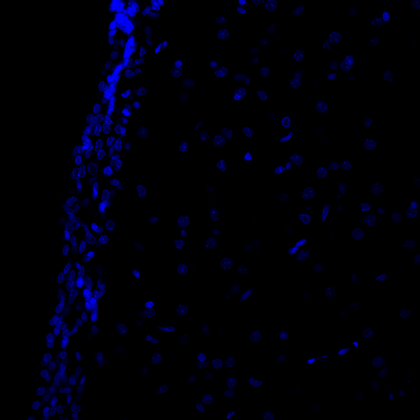
%> input picture cell_images/Taiep2_6m_PLV_BrdU488_GFAP555_SOX2647_25X (1)(b).tif, 420 x 420 px, shrunk from 1024 x 1024 before the run
$ octave Celulas_Taiep.m   (GNU Octave 9; MATLAB toolbox functions it lacks are replaced by stand-ins)
%> lines starting %> are read from the running program, lines starting %| are printed output that depends on the picture; in (x1, y1, x2, y2) boxes, pixels count from 0 and x2, y2 are one past the last pixel; in counts of white or black regions, pixels touching at a corner belong together; the program's own positions count from 1
### scripts/Calcular_Propiedades.m
function [L,n,stats,Tabla] = Calcular_Propiedades(Im_C_Seg)
% Esta funcion se usa para calcular las propiedades de las celulas
% de una imagen usando regionprops

[L, n] = bwlabel(Im_C_Seg, 8);
stats = regionprops('table', L, 'Area', 'MajorAxisLength', 'MinorAxisLength', 'Orientation', 'Circularity');
area = stats.Area;
eje_Mayor = stats.MajorAxisLength;
eje_Menor = stats.MinorAxisLength;
circ = stats.Circularity;
orientacion = stats.Orientation;
Num = [1:n]';
Tabla = table(Num, area, eje_Mayor, eje_Menor, orientacion, circ);
Tabla.Properties.VariableNames = {'Elemento','Area', 'Eje mayor', 'Eje menor', 'Orientation', 'Circularidad'};
end

### scripts/Eliminar_Nucleos.m
function [Celulas_Depuradas] = Eliminar_Nucleos(Im_C_Seg, Condiciones)
% Esta funcion se usa para eliminar las celulas que cumplen ciertas
% condiciones

cc = bwconncomp(Im_C_Seg);
idx = find(Condiciones);
BW = ismember(labelmatrix(cc),idx);
Celulas_Depuradas = Im_C_Seg -  BW;
end

### scripts/Celulas_Taiep.m
close all;
clear variables;
clc;

% Segundo commit xd
% Leyendo la imagen y separando por canal de color
cd ..; cd cell_images;
Im1 = im2double(imread('Taiep2_6m_PLV_BrdU488_GFAP555_SOX2647_25X (1)(b).tif'));
cd ..; cd scripts;
figure();imshow(Im1); title(' Imagen original','Fontsize',15);
Im1_C = Im1(:,:,3);
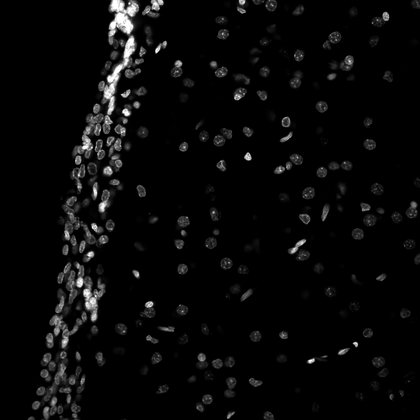
%> Im1_C: size 420x420 double; min 0, max 1, mean 0.035
Im1_F = Im1(:,:,2);
%> Im1_F: size 420x420 double; every value is 0
figure();imshow(Im1_C); title(' Imagen de las celulas','Fontsize',15);
% figure();imshow(Im1_F); title(' Imagen de la proteina','Fontsize',15);

% Segmentando los nucleos
Celulas = Im1_C > 15/255;
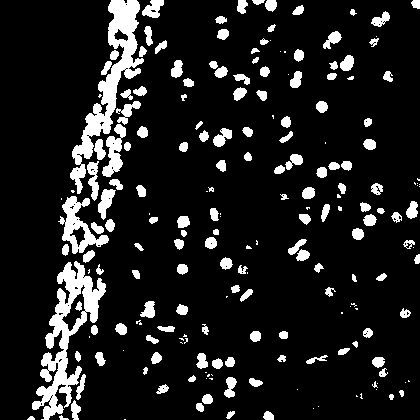
%> Celulas: size 420x420 logical; 12.1% white; 203 white regions (56 under 20 px), largest, box (x1, y1, x2, y2) and area: (32, 261, 106, 420) 3763, (70, 0, 144, 194) 3493, (58, 196, 109, 254) 1095
B1 = strel('disk', 5);
Im1_C_Seg = imopen(Celulas, B1);
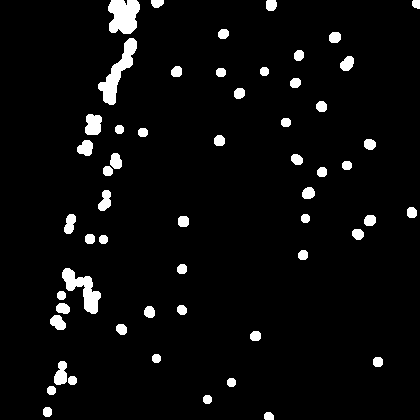
%> Im1_C_Seg: size 420x420 logical; 4.6% white; 56 white regions, largest, box (x1, y1, x2, y2) and area: (98, 38, 137, 105) 889, (108, 0, 140, 34) 870, (62, 268, 101, 314) 757
Im1_C_Seg = imfill(Im1_C_Seg,'holes');
figure();imshow(Im1_C_Seg);title('1. Segmentacion de las celulas','Fontsize',15);


% Obteniendo las propiedades de los nucleos
[L1, n1, stats1, Tabla1] = Calcular_Propiedades(Im1_C_Seg);
%> in Calcular_Propiedades, `[L, n] = bwlabel(Im_C_Seg, 8);`:
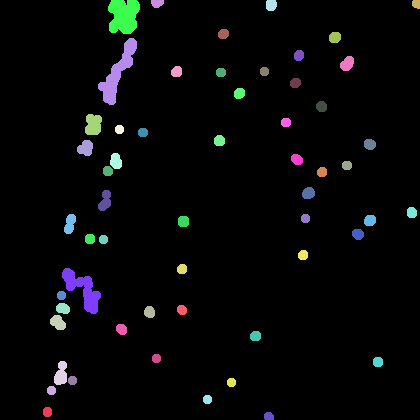
%> L: size 420x420 double; 57 distinct labels, from 0 to 56; one colour per label, 0 black
%> in Calcular_Propiedades, `[L, n] = bwlabel(Im_C_Seg, 8);`: n = 56
%> in Calcular_Propiedades, `stats = regionprops('table', L, 'Area', 'MajorAxisLength', 'MinorAxisL..`: stats = 56 regions; largest, Area, MajorAxisLength, MinorAxisLength, Orientation and Circularity: 889 80.25 18.12 63.99 0.363, 870 38.2 31.89 79.08 0.618, 757 58.04 23.15 -49.63 0.351, 299 23.24 17.3 82.33 0.789, 233 26.61 12.38 79.8 0.642
%> in Calcular_Propiedades, `area = stats.Area;`: area = 56 values, max 889 at index 13, min 63 at index 56, mean 144.1
%> in Calcular_Propiedades, `eje_Mayor = stats.MajorAxisLength;`: eje_Mayor = 56 values, max 80.25 at index 13, min 9.41 at index 2, mean 15.08
%> in Calcular_Propiedades, `eje_Menor = stats.MinorAxisLength;`: eje_Menor = 56 values, max 31.89 at index 17, min 8.44 at index 23, mean 11.28
%> in Calcular_Propiedades, `circ = stats.Circularity;`: circ = 56 values, max 1.01 at index 2, min 0.351 at index 7, mean 0.934
%> in Calcular_Propiedades, `orientacion = stats.Orientation;`: orientacion = 56 values, max 90 at index 1, min -77.99 at index 18, mean 8.51
%> in Calcular_Propiedades, `Num = [1:n]';`: Num = 56 values from 1 to 56
%> in Calcular_Propiedades, `Tabla = table(Num, area, eje_Mayor, eje_Menor, orientacion, circ);`: Tabla = 56 items; first 5, Num, area, eje_Mayor, eje_Menor and orientacion: 1 78 10.51 9.53 90, 2 69 9.41 9.41 0, 3 172 17.98 12.53 -42.73, 4 233 26.61 12.38 79.8, 5 124 14.76 10.84 -13.92
%> n1 = 56; stats1 has the same summary as stats in Calcular_Propiedades; Tabla1 = 56 regions; largest, Elemento, Area, Eje mayor, Eje menor and Orientation: 13 889 80.25 18.12 63.99, 17 870 38.2 31.89 79.08, 7 757 58.04 23.15 -49.63, 11 299 23.24 17.3 82.33, 4 233 26.61 12.38 79.8
figure();imshow(Im1_C); title('Celulas enumeradas antes de las condiciones','Fontsize',15);
hold on;
for k=1:n1
    [r,c] = find(L1==k);
    rbar = mean(r);
    cbar = mean(c);
    text(cbar, rbar, num2str(k), 'Color', 'b');
end
%> this loop made 56 passes
%> (rbar, cbar) on passes 1 to 12: (412.5, 48), (391, 52), (323.2, 58.56), (374.6, 61.65), (309.1, 63.52), (296, 62), (290.2, 83.47), (224.5, 70.53), (381, 73), (148.7, 86.23), (125.2, 93.93), (239.5, 90.5)
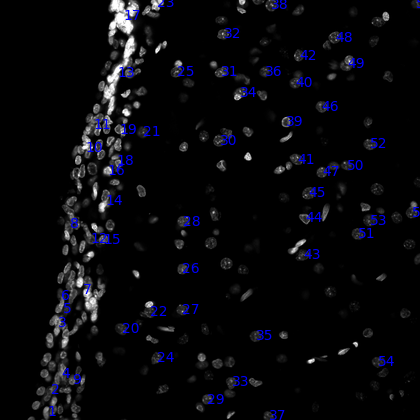
%> figure redrawn from the program's plot data; its title reads 'Celulas enumeradas antes de las condiciones'
% Eliminando nucleos que no nos importan (Grandes y no circulares)
area_condicion = 300;
Condiciones = [stats1.Area] < area_condicion/5 | [stats1.Area] > area_condicion*3 | [stats1.Circularity] < 0.3;
%> Condiciones = 56 logical values, 0 true
Celulas_Depuradas = Eliminar_Nucleos(Im1_C_Seg, Condiciones);
%> in Eliminar_Nucleos, `cc = bwconncomp(Im_C_Seg);`: cc = 56 connected components
%> in Eliminar_Nucleos, `idx = find(Condiciones);`: idx = []
%> in Eliminar_Nucleos, `BW = ismember(labelmatrix(cc),idx);`: BW: size 420x420 logical; every value is 0
figure();imshow(Celulas_Depuradas); title('Celulas buenas','Fontsize',15);

%Celulas que se encuentran pegadas %%%%%%%%%%%%%%%%%%%%%%%%%%%%%%%%%%%%%%%%
Celulas_pegadas = Im1_C_Seg - Celulas_Depuradas;
Celulas_pegadas = Celulas_pegadas.*Im1_C;
figure();imshow(Celulas_pegadas);title("Celulas pegadas");

Celulas_pegadas_u = Celulas_pegadas > 40/255;
B1 = strel('disk', 5);
Celulas2_Seg = imopen(Celulas_pegadas_u, B1);
Celulas2_Seg = imfill(Celulas2_Seg,'holes');
figure();imshow(Celulas2_Seg);title('1. Segmentacion de las celulas','Fontsize',15);

for i = 1:3
    % Obteniendo las propiedades de los nucleos recuperados
    [L6, n6, stats6, Tabla6] = Calcular_Propiedades(Celulas2_Seg);
    % Separando nucleos
%> (the run ends here)
